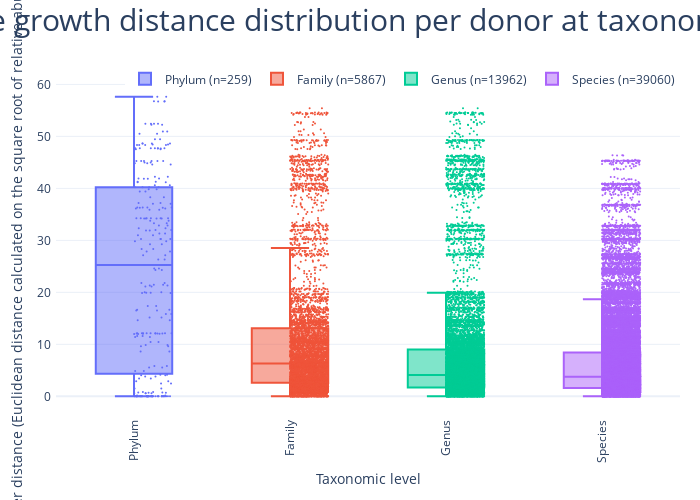

Notebook cell for this chart:
### Code cell
fig = go.Figure()
for mt in all_level_growth_distance_df['Taxo_level'].unique():
    df = all_level_growth_distance_df[all_level_growth_distance_df['Taxo_level'] == mt]
    count_obs= df['Distance'].size
    fig.add_trace(go.Box(
    x = df["Taxo_level"],
    y = df['Distance'],
    boxpoints='all',jitter=0.5, pointpos=.5,#fillcolor='rgba(0,0,0,0)',
    marker_size=2,
    name = mt + " (n="+ str(count_obs)+ ")"
    ))

fig.update_layout(autosize=False,width=700,height=500,margin=dict(l=20,r=20,b=20,t=80,pad=4))
fig.update_xaxes(tickangle= -90) 

fig.update_layout(
    yaxis=dict(
        titlefont_size=16,
        tickfont_size=12,
        title="Hellinger distance (Euclidean distance calculated on the square root of relative abudnance)",
        showspikes=True),
    xaxis=dict(
        titlefont_size=16,
        tickfont_size=12,
        title="Taxonomic level",
        ticklabelposition= "outside bottom",
        dividerwidth=.5,
        showspikes=True),
    template='plotly_white',
    #barmode='stack',
)

fig.update_layout(legend=dict(
    orientation="h",
    yanchor="bottom",
    y=0.96,
    xanchor="right",
    x=1
))
fig.update_layout(title={'text': "What is the growth distance distribution per donor at taxonomic levels ?",'y':0.98,'x':0.5,'xanchor': 'center','yanchor': 'top'}, title_font_size=30)

fig.show()
fig.write_image("growth distance at different taxo levels per donor.svg", scale=1)
fig.write_image("growth distance at different taxo levels per donor.png", scale=1)

### Figure 1 — Plotly figure (JSON) as saved in the notebook; plotly's stock layout.template omitted (floating-point values rounded to 4 significant figures; data arrays with more than 128 entries replaced by an {"elided": "..."} marker saying what was removed)
{"data": [{"boxpoints": "all", "jitter": 0.5, "marker": {"size": 2}, "name": "Phylum (n=259)", "pointpos": 0.5, "type": "box", "x": {"elided": "259 str values"}, "y": {"elided": "259 float values"}}, {"boxpoints": "all", "jitter": 0.5, "marker": {"size": 2}, "name": "Family (n=5867)", "pointpos": 0.5, "type": "box", "x": {"elided": "5867 str values"}, "y": {"elided": "5867 float values"}}, {"boxpoints": "all", "jitter": 0.5, "marker": {"size": 2}, "name": "Genus (n=13962)", "pointpos": 0.5, "type": "box", "x": {"elided": "13962 str values"}, "y": {"elided": "13962 float values"}}, {"boxpoints": "all", "jitter": 0.5, "marker": {"size": 2}, "name": "Species (n=39060)", "pointpos": 0.5, "type": "box", "x": {"elided": "39060 str values"}, "y": {"elided": "39060 float values"}}], "layout": {"autosize": false, "height": 500, "legend": {"orientation": "h", "x": 1, "xanchor": "right", "y": 0.96, "yanchor": "bottom"}, "margin": {"b": 20, "l": 20, "pad": 4, "r": 20, "t": 80}, "title": {"font": {"size": 30}, "text": "What is the growth distance distribution per donor at taxonomic levels ?", "x": 0.5, "xanchor": "center", "y": 0.98, "yanchor": "top"}, "width": 700, "xaxis": {"dividerwidth": 0.5, "showspikes": true, "tickangle": -90, "tickfont": {"size": 12}, "ticklabelposition": "outside bottom", "title": {"text": "Taxonomic level"}}, "yaxis": {"showspikes": true, "tickfont": {"size": 12}, "title": {"text": "Hellinger distance (Euclidean distance calculated on the square root of relative abudnance)"}}}}
